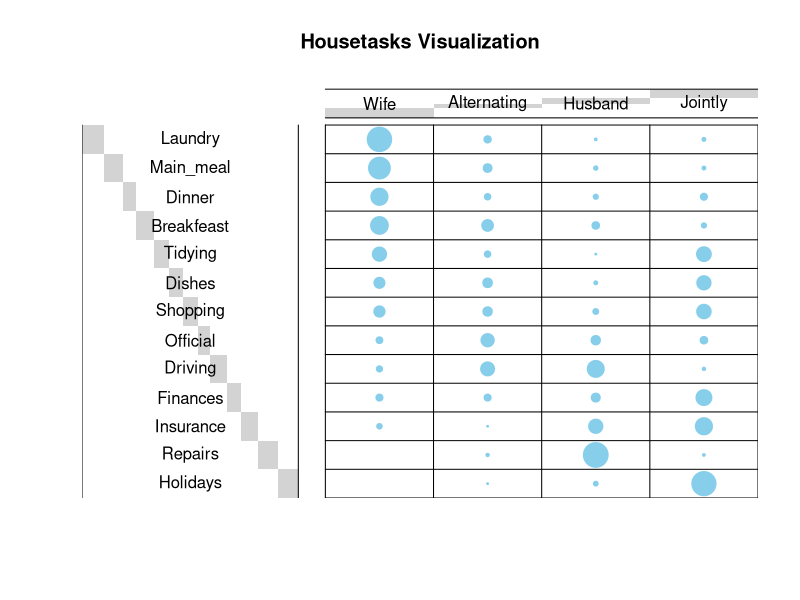
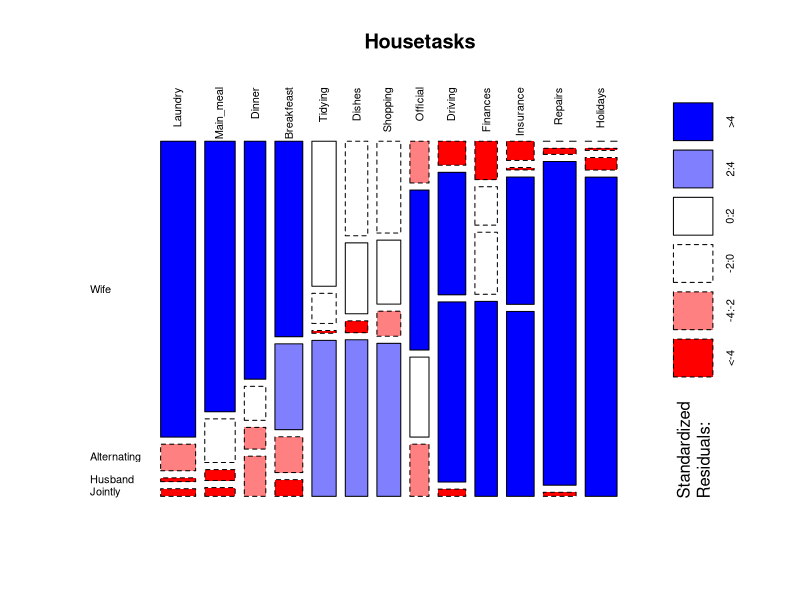
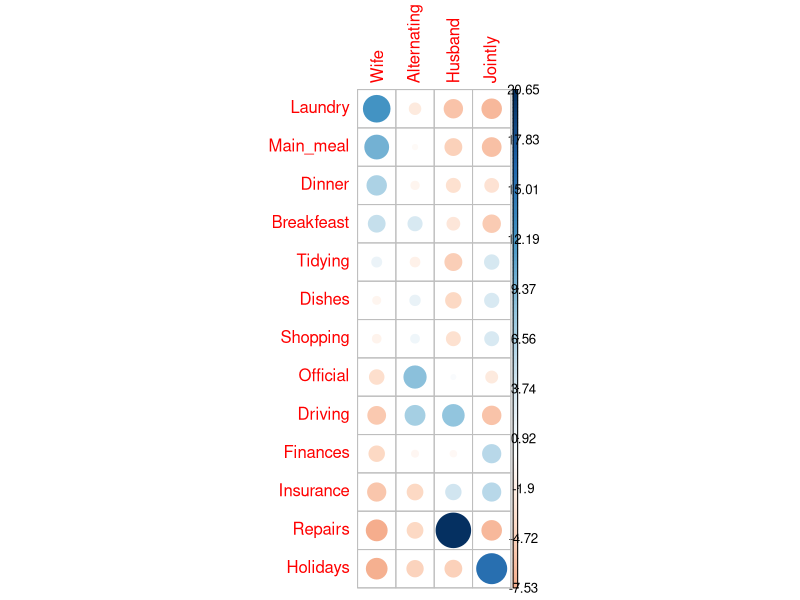
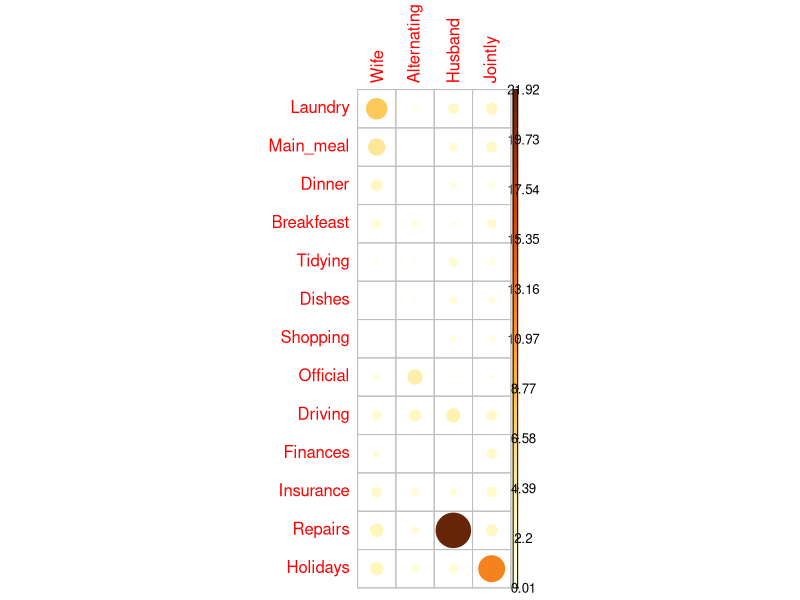

Here is the R script that generated these plots, in order:
# Importing the dataset
housetasks <- read.delim("housetasks.txt", row.names = 1)

# Contingency table can be visualized using the function 
# balloonplot(). This function draws a graphical matrix where
# each cell contains a dot whose size reflects the relative
# magnitude of the corresponding component.

install.packages("gplots")
library("gplots")
dt <- as.table(as.matrix(housetasks))
balloonplot(t(dt), main = "Housetasks Visualization", 
            label = F, show.margins = F, 
            xlab = "", ylab = "")

# It's also possible to visualize a contingency table
# as a mosaic plot. This can be done using the function
# mosaicplot() from the built-in R package graphics.

library("graphics")
mosaicplot(dt, shade = T, las = 2,
           main = "Housetasks")

# Blue color indicates that the observed value is higher
# than the expected value. Red color indicates that the
# observed value is lower than the expected value.

# Computing chi-square test in R
chisq <- chisq.test(housetasks)
chisq

# Observed counts
chisq$observed

# Expected counts
round(chisq$expected,2)

# Residual calculation
chisq$observed - round(chisq$expected,2)

# Standardized (pearson) residuals calculation
round(chisq$residuals, 3)

# Adjusted standardized residuals
chisq$stdres

# Visualize Pearson residuals using the package corrplot
install.packages("corrplot")
library(corrplot)
corrplot(chisq$residuals, is.cor = FALSE)

# Contribution in percentage (%)
contrib <- 100 * (chisq$residuals)^2 / chisq$statistic
round(contrib, 3)

# Visualize the contribution
corrplot(contrib, is.cor = FALSE)
